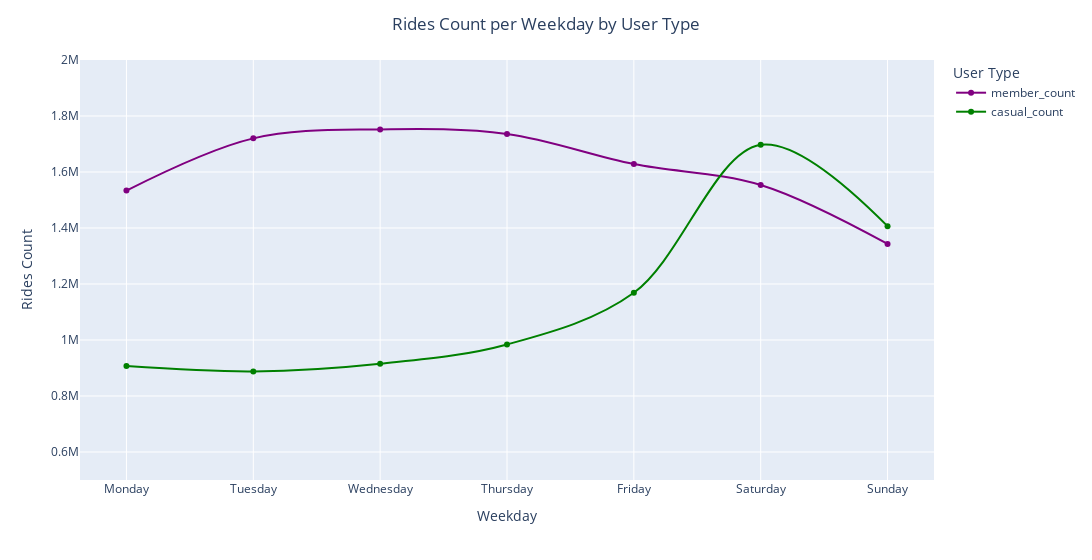

The notebook cell saved with this chart:
### Markdown cell above
There is a considerable number of rides throughout the week, with **Saturday exhibiting the highest count.**

### Code cell
# Reset index to make 'start_day' a regular column for visualization
rides_per_weekday = rides_per_weekday.reset_index()  #.reset_index(drop=True)

# Define custom colors for each line
custom_line_colors = {'member_count': 'purple', 'casual_count': 'green'}

# Create a line chart with data points using Plotly Express
fig = px.line(rides_per_weekday, x='start_day', y=['member_count', 'casual_count'],
              range_y=[500000, 2000000],
              labels={'start_day': 'Weekday', 'value': 'Count', 'variable': 'User Type'},
              line_shape = 'spline',
              markers=True,
              color_discrete_map=custom_line_colors)  # Add markers to the line chart

fig.update_layout(xaxis_title='Weekday', yaxis_title='Rides Count', width=1400,
                  title=dict(text='Rides Count per Weekday by User Type', x=0.5))
fig.show()

### Figure 1 — Plotly figure (JSON) as saved in the notebook; plotly's stock layout.template omitted (floating-point values rounded to 4 significant figures)
{"data": [{"hovertemplate": "User Type=member_count<br>Weekday=%{x}<br>Count=%{y}<extra></extra>", "legendgroup": "member_count", "line": {"color": "purple", "dash": "solid", "shape": "spline"}, "marker": {"symbol": "circle"}, "mode": "markers+lines", "name": "member_count", "orientation": "v", "showlegend": true, "type": "scatter", "x": ["Monday", "Tuesday", "Wednesday", "Thursday", "Friday", "Saturday", "Sunday"], "xaxis": "x", "y": [1533660, 1720145, 1752221, 1735754, 1628267, 1553649, 1342997], "yaxis": "y"}, {"hovertemplate": "User Type=casual_count<br>Weekday=%{x}<br>Count=%{y}<extra></extra>", "legendgroup": "casual_count", "line": {"color": "green", "dash": "solid", "shape": "spline"}, "marker": {"symbol": "circle"}, "mode": "markers+lines", "name": "casual_count", "orientation": "v", "showlegend": true, "type": "scatter", "x": ["Monday", "Tuesday", "Wednesday", "Thursday", "Friday", "Saturday", "Sunday"], "xaxis": "x", "y": [906849, 887828, 915191, 983989, 1168590, 1697104, 1406579], "yaxis": "y"}], "layout": {"legend": {"title": {"text": "User Type"}, "tracegroupgap": 0}, "margin": {"t": 60}, "title": {"text": "Rides Count per Weekday by User Type", "x": 0.5}, "width": 1400, "xaxis": {"anchor": "y", "domain": [0, 1], "title": {"text": "Weekday"}}, "yaxis": {"anchor": "x", "domain": [0, 1], "range": [500000, 2000000], "title": {"text": "Rides Count"}}}}
